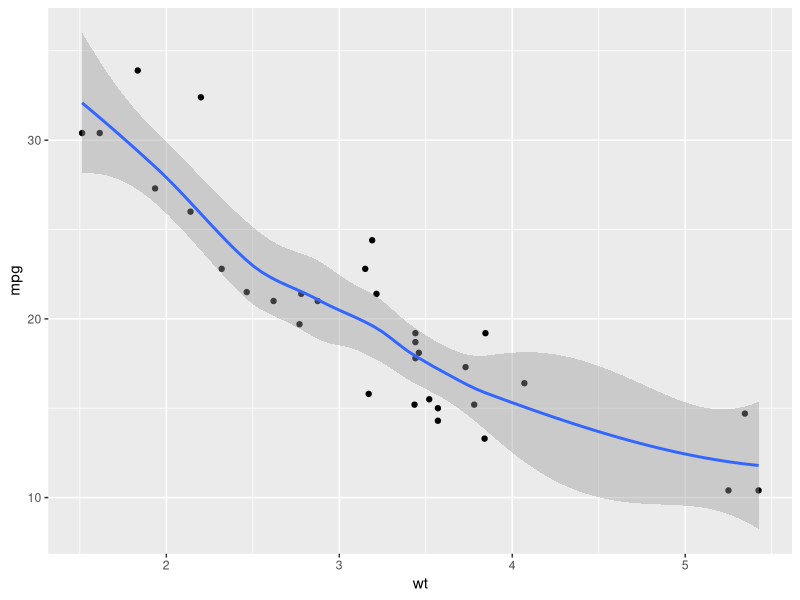
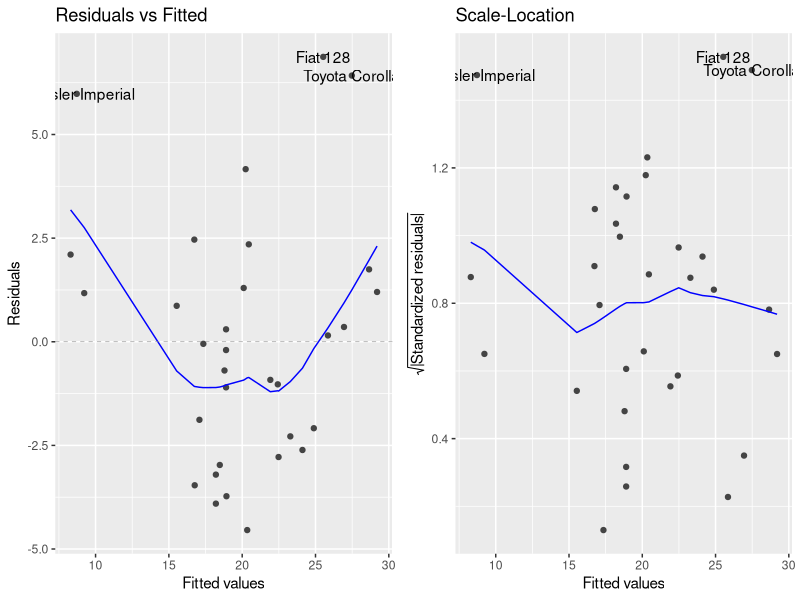
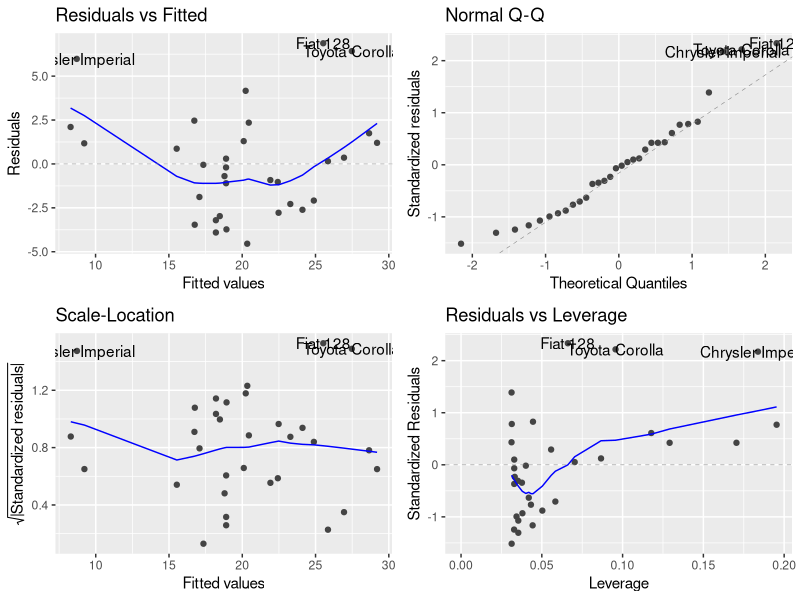

Write R code to recreate these figures, in order.
library(ggfortify)
library(tidyverse)

mod1 <- lm(mpg ~ wt, data = mtcars)
summary(mod1)

#1. The regression model is linear in parameters.
#Eyeball it.

mtcars %>%
  ggplot(., aes(x = wt, y = mpg)) + 
  geom_point() + 
  geom_smooth()

#2. The mean of te residuals is zero
# Check model summary and test manually
# mean(mod1$residuals)
mean(mod1$residuals)
summary(mod1)

#3. Homoskedasticity of residuals or equal variance
#Left side plots
autoplot(mod1, which = c(1, 3))

#4. No autocorrelation of residuals or equal variance
# Left side plots
autoplot(mod1, which = )
